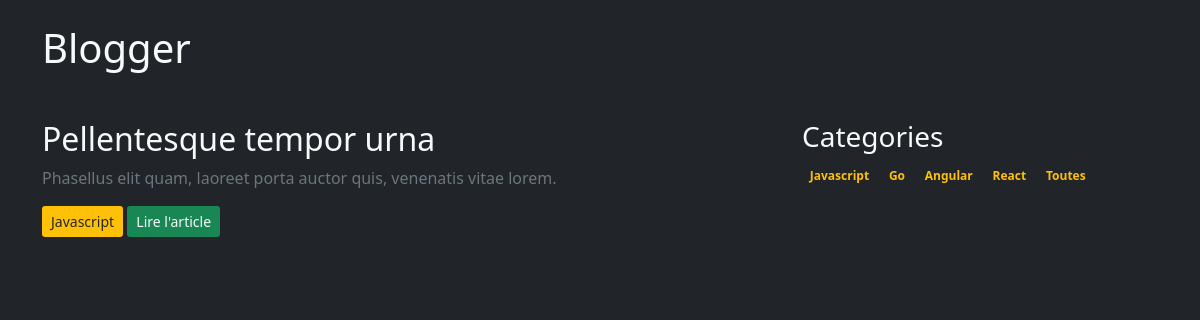
/problem/web/articles.php?category=2, run on the app's committed database.
### tables this page shows
CREATE TABLE IF NOT EXISTS `article` (
  `article_id` INT UNSIGNED NOT NULL,
  `user_id` INT UNSIGNED NOT NULL,
  `title` VARCHAR(255) NOT NULL,
  `teaser` VARCHAR(255) NOT NULL,
  `content` TEXT NOT NULL,
  `status` TINYINT NOT NULL DEFAULT 1,
  `created_at` DATETIME NOT NULL,
  `updated_at` DATETIME NOT NULL,
  PRIMARY KEY (`article_id`),
  INDEX `fk_article_user_idx` (`user_id` ASC),
  CONSTRAINT `fk_article_user`
    FOREIGN KEY (`user_id`)
    REFERENCES `user` (`user_id`)
    ON DELETE NO ACTION
    ON UPDATE NO ACTION);

CREATE TABLE IF NOT EXISTS `category` (
  `category_id` SMALLINT UNSIGNED NOT NULL AUTO_INCREMENT,
  `name` VARCHAR(100) NOT NULL,
  PRIMARY KEY (`category_id`),
  UNIQUE INDEX `name_UNIQUE` (`name` ASC));

### problem/web/lib/array.php (called while the page is built)
<?php
function array_aggregate(array $data, array $config)
{
    $result = [];
    $columns = array_fill_keys($config['columns'], null);
    foreach ($data as $row) {
        $item = $row;
        $child = array_intersect_key($row, $columns);
        $child = array_diff($child, $columns);
        if (empty($child)) {
            $children[$row[$config['groupBy']]] = $child;
        } else {
            $children[$row[$config['groupBy']]][] = $child;
        }
        $item = array_diff_key($item, $child, $columns);
        $item[$config['alias']] = $children[$row[$config['groupBy']]];
        $result[$row[$config['groupBy']]] = $item;
    }
    return $result;
}

### problem/web/articles.php (the view, shortened to what this page needs)
<?php
try {
    $pdo = new PDO('mysql:host=dbtest;charset=utf8;dbname=blogger', 'root', 'root');
} catch (PDOException $e) {
    echo "Une erreur c'est produite";
    http_response_code(500);
    exit(1);
}
?><!DOCTYPE html>
<html lang="fr">
<head>
    <link href="https://cdn.jsdelivr.net/npm/bootstrap@5.1.3/dist/css/bootstrap.min.css" rel="stylesheet">
</head>
<body class="bg-dark text-light">
    <main class="container mt-4">
        <h1 class="mb-5">Blogger</h1>
        <div class="row">
            <div class="col-md-8">
                <?php
                $categoryID = isset($_GET['category']) ? (int) $_GET['category'] : null;
                $sql = 'SELECT a.article_id, a.title, a.teaser, a.status, c.category_id, c.name
                        FROM article AS a
                        LEFT JOIN article_has_category AS ac
                            ON a.article_id = ac.article_id
                        LEFT JOIN category AS c
                            ON ac.category_id = c.category_id
                        WHERE a.status = 1';
                if ($categoryID) {
                    $sql .= ' AND c.category_id=' . $categoryID . ' ';
                }
                $data = $pdo->query($sql)->fetchAll(PDO::FETCH_ASSOC);
                include 'lib/array.php';
                $config = [
                    'groupBy' => 'article_id',
                    'alias' => 'categories',
                    'columns' => ['category_id', 'name'],
                ];
                $result = array_aggregate($data, $config);
                ?>
                <?php foreach ($result as $row) : ?>
                    <article class="mb-5">
                        <h2><?= $row['title']; ?></h2>
                        <p class="text-secondary"><?= $row['teaser']; ?></p>
                        <div>
                            <?php foreach ($row['categories'] as $cat) : ?>
                                <a href="?category=<?= $cat['category_id'] ?>" class="btn btn-sm bg-warning text-dark">
                                    <span><?= $cat['name']; ?></span>
                                </a>
                            <?php endforeach; ?>
                            <a class="btn btn-sm bg-success text-light" href="article.php?id=<?= $row['article_id'] ?>">
                                Lire l'article
                            </a>
                        </div>
                    </article>
                <?php endforeach; ?>
            </div>
            <?php
            $sql = 'SELECT a.status, c.category_id, c.name
                    FROM category AS c
                    JOIN article_has_category AS ac
                        ON c.category_id = ac.category_id
                    JOIN article AS a
                        ON ac.article_id = a.article_id
                    WHERE a.status = 1';
            ?>
            <div class="col-md-4">
                <h3>Categories</h3>
                <div>
                    <?php foreach ($pdo->query($sql) as $row) : ?>
                        <a href="?category=<?= $row['category_id'] ?>"><span class="badge bg-dark text-warning"><?= $row['name']; ?></span></a>
                    <?php endforeach; ?>
                    <a href="articles.php">
                        <span class="badge bg-dark text-warning">Toutes</span>
                    </a>
                </div>
            </div>
        </div>
    </main>
</body>
</html>

### data on the page
article: title "Pellentesque tempor urna", teaser "Phasellus elit quam, laoreet porta auctor quis, venenatis vitae lorem.", category.name "Javascript"

### other printed values
$row['name'] "Javascript"
$row['name'] "Go"
$row['name'] "Angular"
$row['name'] "React"
